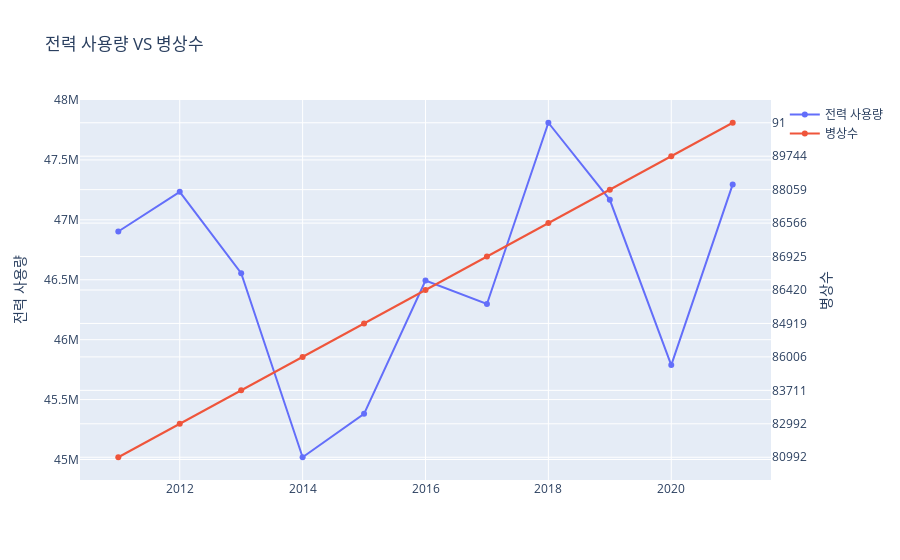

Notebook code for this chart:
### Code cell
trace1 = go.Scatter(x = data["연도"], y = data["사용량"], name='전력 사용량')

trace2 = go.Scatter(x = data["연도"], y = data["병상수"], name='병상수', yaxis='y2')
        
        # 하나의 x축과 두 개의 y축으로 레이아웃 생성
layout = go.Layout(title='전력 사용량 VS 병상수',
                   yaxis=dict(title='전력 사용량'),
                   yaxis2=dict(title='병상수',overlaying='y',side='right'))

fig = go.Figure(data=[trace1, trace2], layout=layout)
fig.show()

### Figure 1 — Plotly figure (JSON) as saved in the notebook; plotly's stock layout.template omitted (floating-point values rounded to 4 significant figures)
{"data": [{"name": "전력 사용량", "type": "scatter", "x": [2011, 2012, 2013, 2014, 2015, 2016, 2017, 2018, 2019, 2020, 2021], "y": [46902993, 47234105, 46555107, 45018864, 45381486, 46493234, 46298159, 47810212, 47167207, 45787925, 47295806]}, {"name": "병상수", "type": "scatter", "x": [2011, 2012, 2013, 2014, 2015, 2016, 2017, 2018, 2019, 2020, 2021], "y": ["80992", "82992", "83711", "86006", "84919", "86420", "86925", "86566", "88059", "89744", "91765"], "yaxis": "y2"}], "layout": {"autosize": true, "title": {"text": "전력 사용량 VS 병상수"}, "xaxis": {"autorange": true, "range": [2010.0, 2022.0], "type": "linear"}, "yaxis": {"autorange": true, "range": [44790000.0, 48040000.0], "title": {"text": "전력 사용량"}, "type": "linear"}, "yaxis2": {"autorange": true, "overlaying": "y", "range": [-0.8252, 10.83], "side": "right", "title": {"text": "병상수"}, "type": "category"}}}
